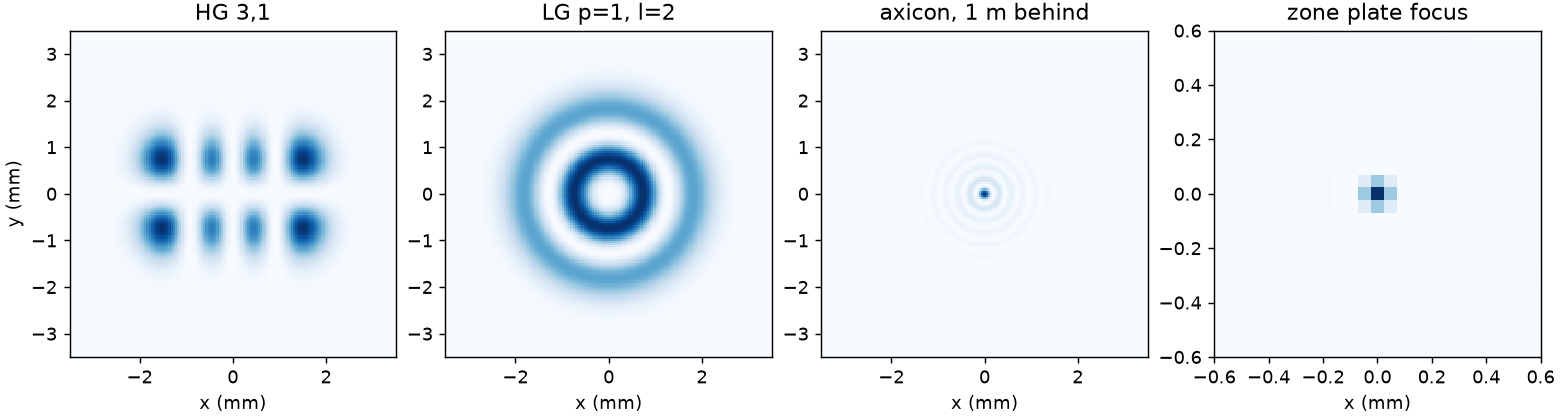

Recreate this plot in Python.
"""Structured beams on a carried profile, with the Python API: beam quality of modes, and a Bessel core and zone-plate focus against their analytic values."""
import math

import matplotlib
matplotlib.use("Agg")
import matplotlib.pyplot as plt
import numpy as np

import ultrafast as uf
from ultrafast import build as b

LAM, N, HALF = 1030e-9, 256, 6e-3


def grid(profile=None):
    return b.transverse("cartesian", nx=N, ny=N, half_width_m=HALF, spectral_samples=2, initial_profile=profile, absorbing_boundary=True)


def screen(z):
    return b.gap("screen", z, medium="Vacuum", transverse=grid())


def source(kind="gaussian", **keys):
    return b.gap("source", 0.0, medium="Vacuum", transverse=grid(b.initial_profile(kind, **keys)))


def run(elements):
    spec = b.run_spec(b.pulse(LAM, 1e-12, energy=1e-3), instruments=[b.instrument("beamProfile", at="end", name="p")])
    p = uf.run(b.system("beam", elements), spec).instrument("p")
    return p, np.array(p["fluence_map_j_m2"]).reshape(N, N), np.array(p["x_m"])


w = 1e-3
modes = [("HG 3,1", source("hermiteGauss", radius_m=w, mode_x=3, mode_y=1), 7, 3), ("LG p=1, l=2", source("laguerreGauss", radius_m=w, mode_p=1, mode_l=2), 5, 5)]
panels = []
print("mode          M2x (analytic)   M2y (analytic)")
for name, first, ax, ay in modes:
    p, f, x = run([first, screen(1.0)])
    print("%-12s %6.3f (%d)       %6.3f (%d)" % (name, p["m2"], ax, p["m2Y"], ay))
    panels.append((name, f, x))

# axicon: the first zero of the Bessel core is at 2.405 / (k sin(angle)); a fine radial grid resolves it
angle = 2e-3
_, f, x = run([source(radius_m=4e-3), b.mask("axicon", "axicon", cone_angle_rad=angle), screen(1.0)])
radial = dict(points=2048, radius_m=12e-3, absorbing_boundary=True, spectral_samples=2)
res = uf.run(b.system("axicon", [b.gap("source", 0.0, medium="Vacuum", transverse=b.transverse("radial", **radial, initial_profile=b.initial_profile("gaussian", radius_m=4e-3))),
                                 b.mask("axicon", "axicon", cone_angle_rad=angle), b.gap("screen", 1.0, medium="Vacuum", transverse=b.transverse("radial", **radial))]),
             b.run_spec(b.pulse(LAM, 1e-12, energy=1e-3), instruments=[b.instrument("beamProfile", at="end", name="p")]))
r, cut = np.array(res.instrument("p")["radius_m"]), np.array(res.instrument("p")["fluence_j_m2"])
zero = r[np.argmax(np.diff(cut) > 0)]
print("Bessel first zero %.1f um   analytic %.1f um" % (zero * 1e6, 2.405 / (2 * math.pi / LAM * math.sin(angle)) * 1e6))
panels.append(("axicon, 1 m behind", f, x))

# zone plate: N open zones of a uniform beam add in phase at the focus, so the fluence there is (2 N)^2 x the incident one (N = 5: 100)
focal, zones = 0.2, 10
radius = math.sqrt(zones * LAM * focal)
incident = 1e-3 / (math.pi * radius ** 2)
fine = dict(points=1024, radius_m=2 * HALF, absorbing_boundary=True, spectral_samples=2)
sharp = uf.run(b.system("zp", [b.gap("source", 0.0, medium="Vacuum", transverse=b.transverse("radial", **fine, initial_profile=b.initial_profile("tophat", radius_m=radius))),
                               b.mask("zp", "zonePlate", focal_length_m=focal), b.gap("focus", focal, medium="Vacuum", transverse=b.transverse("radial", **fine))]),
               b.run_spec(b.pulse(LAM, 1e-12, energy=1e-3)))
print("zone plate gain %.0f   analytic 100" % (sharp.elements()[-1]["values"]["onAxisFluenceOutJPerM2"] / incident))
_, f, x = run([source("tophat", radius_m=radius), b.mask("zp", "zonePlate", focal_length_m=focal), screen(focal)])
panels.append(("zone plate focus", f, x))

fig, axes = plt.subplots(1, 4, figsize=(12, 3.2), constrained_layout=True)
for ax, (name, f, x) in zip(axes, panels):
    span = 3.5 if "focus" not in name else 0.6
    ax.pcolormesh(x * 1e3, x * 1e3, f.T / f.max(), cmap="Blues", shading="auto")
    ax.set(xlim=(-span, span), ylim=(-span, span), xlabel="x (mm)", title=name, aspect="equal")
axes[0].set_ylabel("y (mm)")
fig.savefig("structured.png", dpi=130)
